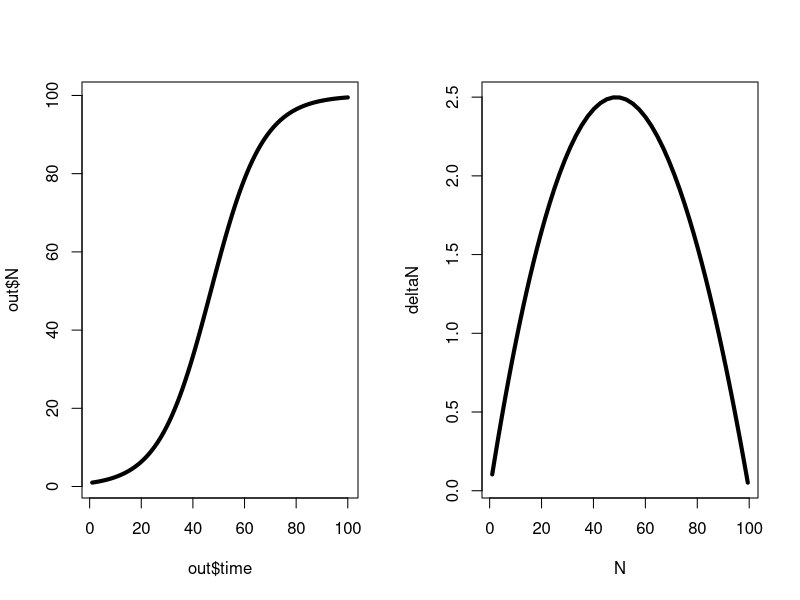

The R script that drew this image:
# ~~~~~~~~~~~~~~~~~~~~~~~~~~~~
# The continuous-time logistic
# ~~~~~~~~~~~~~~~~~~~~~~~~~~~~

# install.packages('deSolve')
library(deSolve)

# Define the function for the continuous logistic.
# Notice that this function has three inputs:  
#    - the starting population size'N0',
#    - the total time 'T', 
#    - variable 'p' representing the two parameters of our equation: r and K.

ClogisK <- function(t, y, p) {
  N <- y[1]
  with(as.list(p), {
    dNdt <- r * N * (1 - N / K)
    return(list(dNdt))
  })
}

# Include both r and K in the params variable:
params <- c(r = 0.1, 
            K = 100)

# Specify the starting abundance and the time-points at which to determine the population sizes:
N0 <- c(N = 1)
t <- seq(1, 100)

# Integrate over time using the ode() function of deSolve
out <- ode(
  y = N0,
  times = t,
  func = ClogisK,
  parms = params
)

# Convert this output to a data.frame to ease plotting and data extraction
out <- data.frame(out)

# Determine the change in N between times t and t+1
N <- out$N
deltaN <- N[-1] - N[-length(N)]

# Plot the dynamics and growth rates side-by-side
par(mfrow = c(1, 2))
plot(out$time, out$N, 
     type = 'l', 
     lwd = 4)
plot(N[-length(N)], deltaN,
     type = 'l',
     lwd = 4,
     xlab = 'N')

################
# Try out various combinations of N0, T, r, and K.
# How do the values of r, K, and N0 affect the maximum value of deltaN (i.e. dNdt)?

#########################################################################################
#########################################################################################
#########################################################################################
